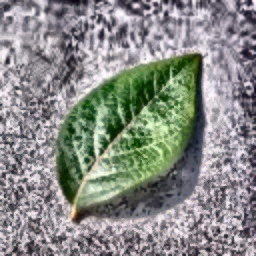
#> input picture imagepreprocessing/bgr2rgb/color/Blueberry___healthy/9af29952-5c09-49ff-a04e-40cf21a48071___RS_HL 0497.JPG, 256 x 256 px
$ python numpyarray.py
#> lines starting #> are read from the running program, lines starting #| are printed output that depends on the picture
"""
Convert RGB image dataset to NumPy arrays (.npz format)

Input:  imagepreprocessing/bgr2rgb/color
Output: imagepreprocessing/numpy_arrays/color

Loading numpy array: (too big if its not in npz format)
data = np.load("path_to_file.npz")
img_array = data["image"]  # returns (H, W, 3) uint8 array in RGB order
"""

import os  # filesystem operations
import cv2  # OpenCV for image reading/writing
import numpy as np  # array operations
from pathlib import Path  # path manipulation
from concurrent.futures import ThreadPoolExecutor  # multi-threading
from tqdm import tqdm  # progress bar

# paths for input and output
SCRIPT_DIR = Path(__file__).resolve().parent

input_dir = SCRIPT_DIR / "bgr2rgb" / "color"
output_dir = SCRIPT_DIR / "numpy_arrays" / "color"

output_dir.mkdir(parents=True, exist_ok=True) # create output directory if it doesn't exist


IMAGE_EXTENSIONS = {".jpg", ".jpeg", ".png", ".bmp", ".JPG", ".JPEG", ".PNG"}

MAX_IMAGES = 10_000

def convert_to_numpy(args):
   src_file, src_dir, dst_dir = args # get values from task tuple

   try:
       # change extension to .npz for output
       relative_path = src_file.relative_to(src_dir).with_suffix(".npz")
       dst_file = dst_dir / relative_path
       dst_file.parent.mkdir(parents=True, exist_ok=True)
       if dst_file.exists():
           return True
       img_bgr = cv2.imread(str(src_file)) # read image
#> img_bgr is the input picture: shape (256, 256, 3); mean B, G, R 134.9, 138.5, 136.5

       if img_bgr is not None:
          # Convert BGR to RGB channel order
           img_rgb = cv2.cvtColor(img_bgr, cv2.COLOR_BGR2RGB)
           # Cast to numpy array
           img_array = np.asarray(img_rgb, dtype=np.uint8)
           # save as compressed numpy array (.npz)
           np.savez_compressed(dst_file, image=img_array)
           return True


   except Exception as e:
       print(f"Error on {src_file}: {e}") # error handling

   return False

def main():
   if not input_dir.exists(): # check if input directory exists
       print(f"Error: Path '{input_dir}' does not exist.")
       return

   print("Gathering RGB images...")
   all_files = [    # collect images
       Path(root) / file
       for root, _, files in os.walk(input_dir)
       for file in files
       if os.path.splitext(file)[1] in IMAGE_EXTENSIONS
   ]

   unprocessed_files = [
       f for f in all_files
       if not (output_dir / f.relative_to(input_dir).with_suffix(".npz")).exists()
   ]

   files_to_process = unprocessed_files[:MAX_IMAGES]

   print(f"Found {len(all_files)} images. Converting to numpy arrays...")
   print(f"Processing {len(files_to_process)} images this run...")

   tasks = [(f, input_dir, output_dir) for f in files_to_process] # prepare tasks

   with ThreadPoolExecutor() as executor: # multi-threading
       list(
           tqdm(
               executor.map(convert_to_numpy, tasks),
               total=len(tasks),
               desc="Image to numpy",
           )
       )
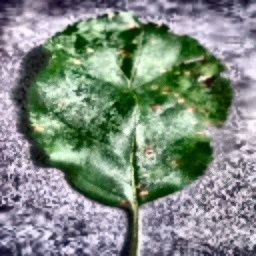
#> input picture imagepreprocessing/bgr2rgb/color/Apple___Black_rot/ba4c9f5d-dcc1-408f-a9c5-ca9835533e98___JR_FrgE.S 2833.JPG, 256 x 256 px
#> in convert_to_numpy, img_bgr is the input picture: shape (256, 256, 3); mean B, G, R 130.6, 139.7, 128.1
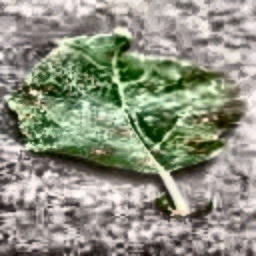
#> input picture imagepreprocessing/bgr2rgb/color/Apple___Cedar_apple_rust/c5912efe-a2cc-4203-bc9c-bdc58adcf6a3___FREC_C.Rust 9821.JPG, 256 x 256 px
#> in convert_to_numpy, img_bgr is the input picture: shape (256, 256, 3); mean B, G, R 129.5, 145.6, 143.1
   print(f"\nDone! numpy array dataset saved to:\n{output_dir}") # success message

if __name__ == "__main__":
   main()
